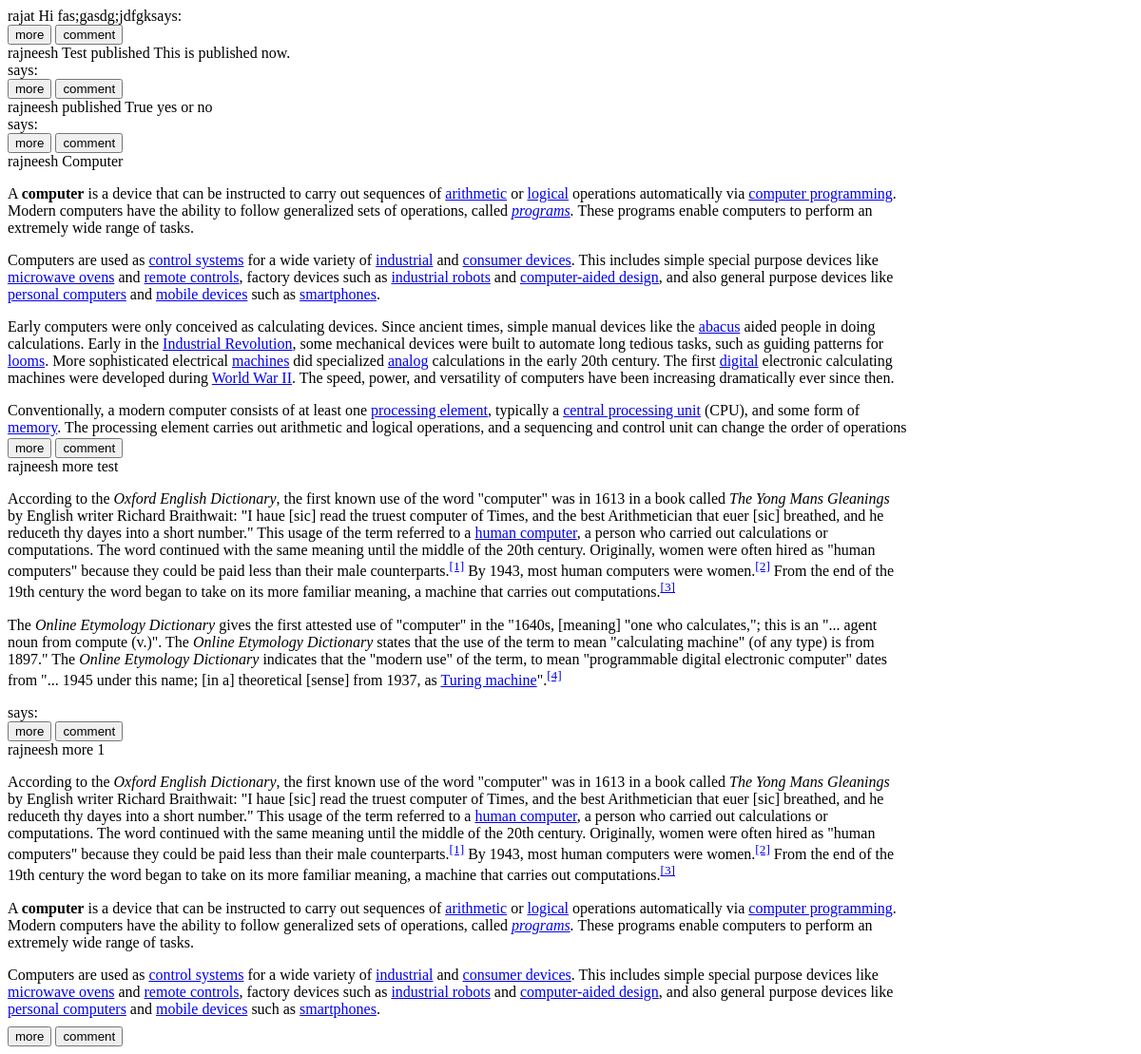
The app's page /showall, older data.
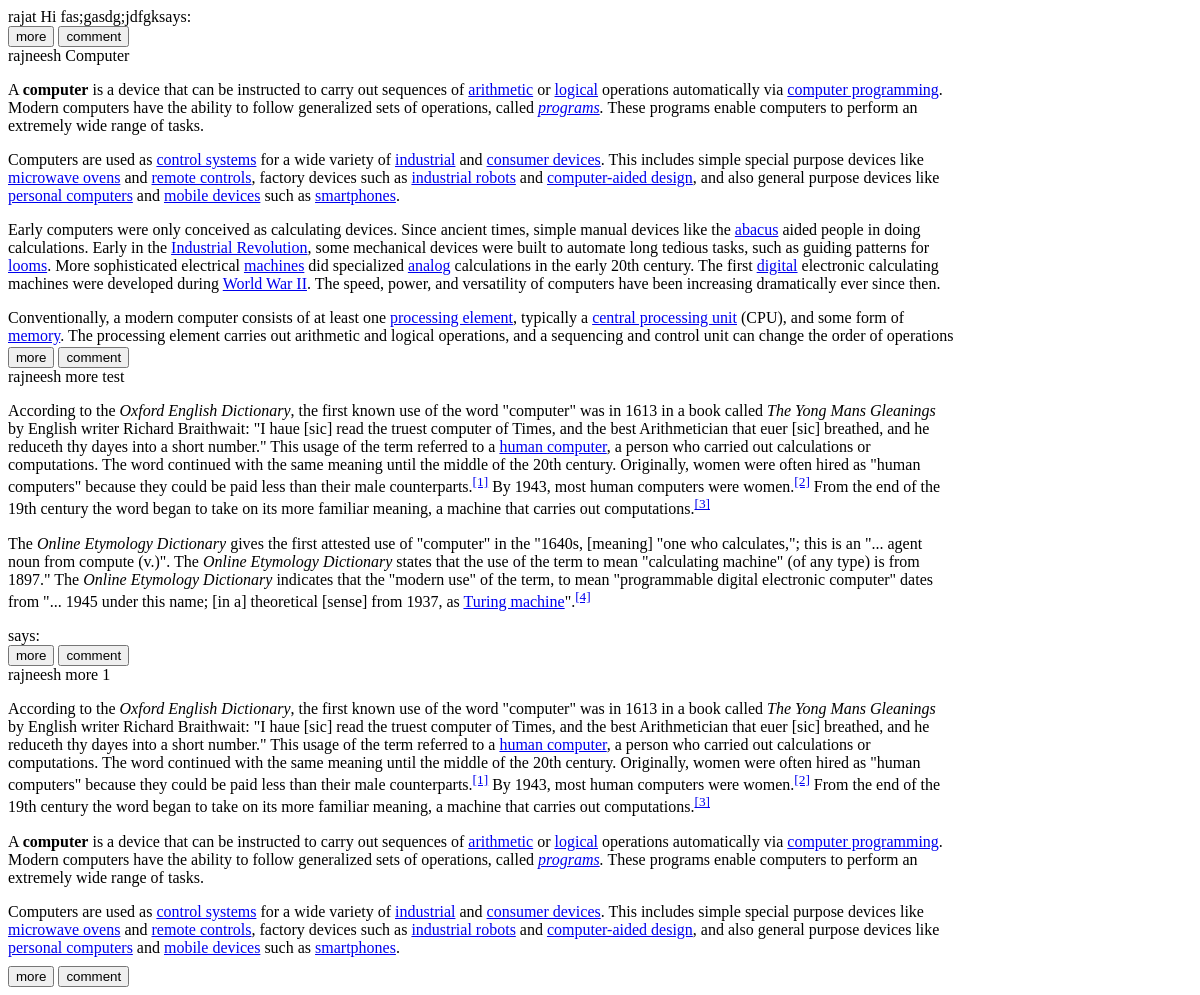
The same page, newer data.
### tables this page shows
CREATE TABLE blog_detail (
    blog_id integer PRIMARY KEY AUTOINCREMENT,
    user_name text NOT NULL,
    title text NOT NULL,
    content text NOT NULL,
    date text NOT NULL,
    published BOOLEAN NOT NULL,
    FOREIGN KEY (user_name) 
    REFERENCES user_details (username));

### app/__init__.py (the view)
@app.route('/showall')
def showall():
    msg = dbHandler.getAll()
    return render_template('abc.html',user=msg)

### app/models.py (called while the page is built)
def getAll():
  msg = "Records were fetched successfully"
  try:
    with sql.connect("database.db") as con:
      con.row_factory = sql.Row
      cur = con.cursor()
      cur.execute("select * from blog_detail WHERE published = 1 ORDER BY date ASC")
      rows = cur.fetchall()
      user=[]
      for row in rows:
           user.append(row)
      return (user)
  except:
      print "connection failed"
      return ([], "connection failed")

### app/templates/abc.html (shortened to what this page needs)
{% extends "header.html" %}
{% block content %}
{% for post in user %}
<div id='blog{{post.blog_id}}' style="display:block; width:80%;max-height:300px; overflow: hidden;">{{ post.user_name }} {{ post.title }}  {{ post.content | safe }}says: </div>
<button onClick="{if(this.textContent=='more'){document.getElementById('blog{{post.blog_id}}').style.maxHeight='none';this.textContent='less';}else{document.getElementById('blog{{post.blog_id}}').style.maxHeight='300px';this.textContent='more';}}" >more</button>
<button id='comment' onclick="{var div =document.getElementById('comment{{post.blog_id}}');if(div.style.display=='none'){div.style.display='block';get_comment('{{post.blog_id}}')}else{div.style.display='none'}}">comment</button>
{% endfor %}
{% endblock %}

Row changes from the older to the newer data that the page shows:
removed blog_detail: user_name "rajneesh", title "Test published", content "This is published now."
removed blog_detail: user_name "rajneesh", title "published True", content "yes or no"
